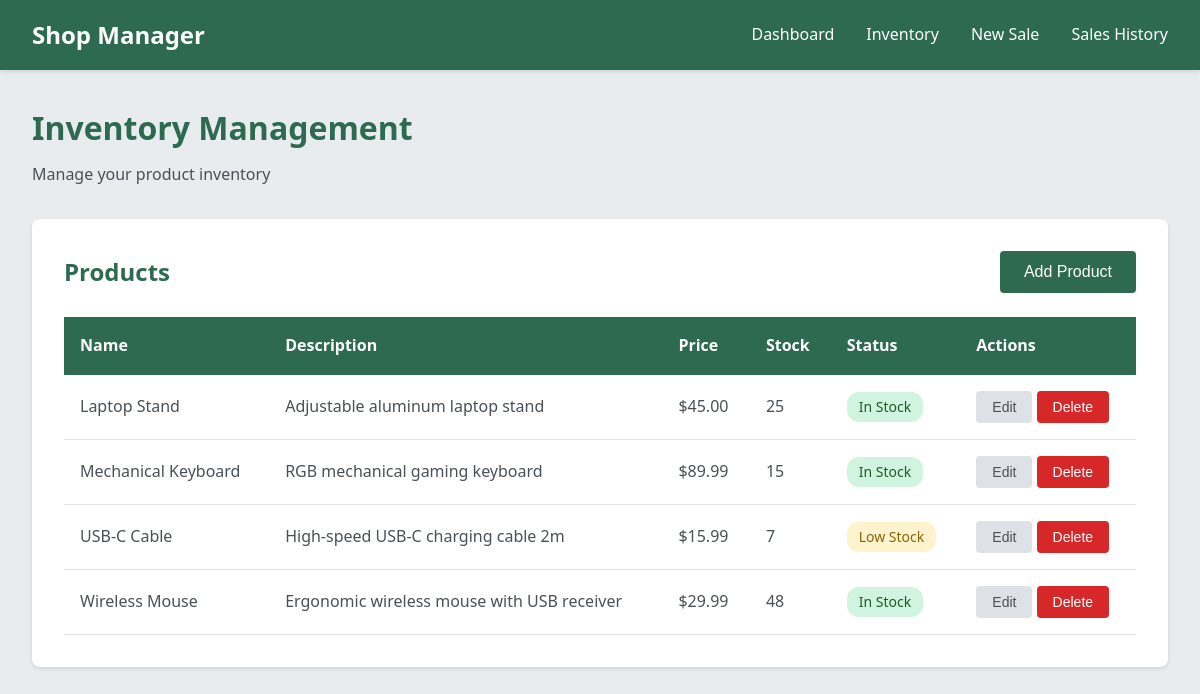
Page /inventory on the committed database.
### models.py (models this page shows, shortened)
class Product(db.Model):
    __tablename__ = 'products'
    id = db.Column(db.Integer, primary_key=True)
    name = db.Column(db.String(100), nullable=False)
    description = db.Column(db.Text)
    price = db.Column(db.Float, nullable=False)
    stock_quantity = db.Column(db.Integer, nullable=False, default=0)
    created_at = db.Column(db.DateTime, default=datetime.utcnow)
    sale_items = db.relationship('SaleItem', backref='product', lazy=True)

### app.py (the view)
@app.route('/inventory')
def inventory():
    products = Product.query.order_by(Product.name).all()
    return render_template('inventory.html', products=products)

### templates/inventory.html (shortened to what this page needs)
{% extends "base.html" %}
{% block content %}
<div class="page-header">
    <h1>Inventory Management</h1>
    <p>Manage your product inventory</p>
</div>
<div class="card">
    <div class="card-header">
        <h2>Products</h2>
        <button class="btn btn-primary" onclick="openAddModal()">Add Product</button>
    </div>
    {% if products %}
    <div class="table-container">
        <table>
            <thead>
                <tr>
                    <th>Name</th>
                    <th>Description</th>
                    <th>Price</th>
                    <th>Stock</th>
                    <th>Status</th>
                    <th>Actions</th>
                </tr>
            </thead>
            <tbody id="products-table">
                {% for product in products %}
                <tr data-product-id="{{ product.id }}">
                    <td>{{ product.name }}</td>
                    <td>{{ product.description or '-' }}</td>
                    <td>${{ "%.2f"|format(product.price) }}</td>
                    <td>{{ product.stock_quantity }}</td>
                    <td>
                        {% if product.stock_quantity == 0 %}
                        <span class="badge badge-danger">Out of Stock</span>
                        {% elif product.stock_quantity < 10 %}
                        <span class="badge badge-warning">Low Stock</span>
                        {% else %}
                        <span class="badge badge-success">In Stock</span>
                        {% endif %}
                    </td>
                    <td>
                        <button class="btn btn-secondary btn-sm" onclick="openEditModal({{ product.id }})">Edit</button>
                        <button class="btn btn-danger btn-sm" onclick="deleteProduct({{ product.id }})">Delete</button>
                    </td>
                </tr>
                {% endfor %}
            </tbody>
        </table>
    </div>
    {% else %}
    <div class="empty-state">
        <div class="empty-state-icon">📦</div>
        <p>No products in inventory. Add your first product to get started!</p>
    </div>
    {% endif %}
</div>
{% endblock %}

### templates/base.html (shortened to what this page needs)
<!DOCTYPE html>
<html lang="en">
<head>
    <link rel="stylesheet" href="{{ url_for('static', filename='css/style.css') }}">
</head>
<body>
    <nav class="navbar">
        <div class="navbar-container">
            <a href="{{ url_for('index') }}" class="navbar-brand">Shop Manager</a>
            <ul class="navbar-menu">
                <li><a href="{{ url_for('index') }}">Dashboard</a></li>
                <li><a href="{{ url_for('inventory') }}">Inventory</a></li>
                <li><a href="{{ url_for('sales') }}">New Sale</a></li>
                <li><a href="{{ url_for('history') }}">Sales History</a></li>
            </ul>
        </div>
    </nav>
    <div class="container">
        {% block content %}{% endblock %}
    </div>
</body>
</html>

### static/css/style.css (style rules this page uses)
* { margin: 0; padding: 0; box-sizing: border-box; }
:root { --primary-green: #2d6a4f; --light-green: #40916c; --accent-green: #52b788; --light-gray: #e9ecef; --medium-gray: #dee2e6; --dark-gray: #495057; --white: #ffffff; --success: #52b788; --danger: #d62828; --warning: #f77f00; }
body { font-family: 'Segoe UI', Tahoma, Geneva, Verdana, sans-serif; background-color: var(--light-gray); color: var(--dark-gray); line-height: 1.6; }
.navbar { background-color: var(--primary-green); padding: 1rem 2rem; box-shadow: 0 2px 4px rgba(0,0,0,0.1); }
.navbar-container { max-width: 1200px; margin: 0 auto; display: flex; justify-content: space-between; align-items: center; }
.navbar-brand { color: var(--white); font-size: 1.5rem; font-weight: bold; text-decoration: none; }
.navbar-menu { display: flex; gap: 2rem; list-style: none; }
.navbar-menu a { color: var(--white); text-decoration: none; font-weight: 500; transition: color 0.3s; }
.container { max-width: 1200px; margin: 2rem auto; padding: 0 2rem; }
.page-header { margin-bottom: 2rem; }
.page-header h1 { color: var(--primary-green); font-size: 2rem; margin-bottom: 0.5rem; }
.page-header p { color: var(--dark-gray); }
.card { background: var(--white); padding: 2rem; border-radius: 8px; box-shadow: 0 2px 4px rgba(0,0,0,0.1); margin-bottom: 2rem; }
.card-header { display: flex; justify-content: space-between; align-items: center; margin-bottom: 1.5rem; }
.card-header h2 { color: var(--primary-green); font-size: 1.5rem; }
.btn { padding: 0.75rem 1.5rem; border: none; border-radius: 4px; font-size: 1rem; font-weight: 500; cursor: pointer; transition: all 0.3s; text-decoration: none; display: inline-block; }
.btn-primary { background-color: var(--primary-green); color: var(--white); }
.btn-danger { background-color: var(--danger); color: var(--white); }
.btn-secondary { background-color: var(--medium-gray); color: var(--dark-gray); }
.btn-sm { padding: 0.5rem 1rem; font-size: 0.875rem; }
.table-container { overflow-x: auto; }
table { width: 100%; border-collapse: collapse; }
thead { background-color: var(--primary-green); color: var(--white); }
th { padding: 1rem; text-align: left; font-weight: 600; }
td { padding: 1rem; border-bottom: 1px solid var(--medium-gray); }
.badge { display: inline-block; padding: 0.25rem 0.75rem; border-radius: 12px; font-size: 0.875rem; font-weight: 500; }
.badge-success { background-color: #d1f4e0; color: #1b5e20; }
.badge-warning { background-color: #fff3cd; color: #856404; }

### rows in the picture
Product: name "Laptop Stand", description "Adjustable aluminum laptop stand", price "45.00", stock_quantity "25", shows "In Stock"
Product: name "Mechanical Keyboard", description "RGB mechanical gaming keyboard", price "89.99", stock_quantity "15", shows "In Stock"
Product: name "USB-C Cable", description "High-speed USB-C charging cable 2m", price "15.99", stock_quantity "7", shows "Low Stock"
Product: name "Wireless Mouse", description "Ergonomic wireless mouse with USB receiver", price "29.99", stock_quantity "48", shows "In Stock"
